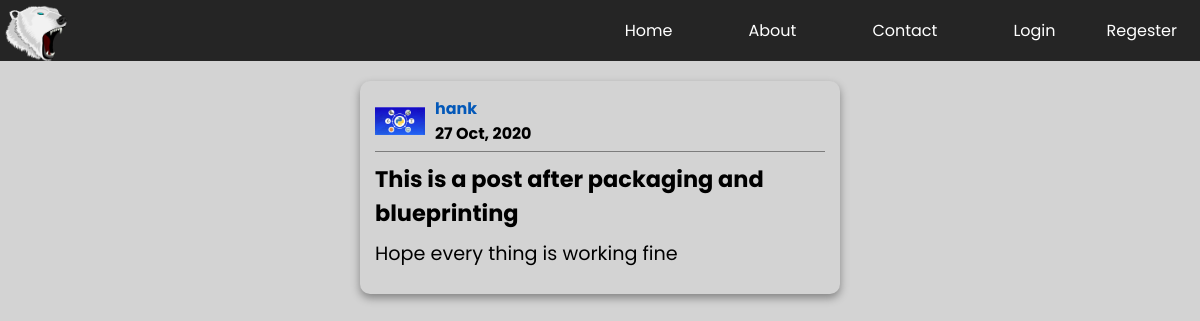
/post/35, run on an earlier commit of the app's database.
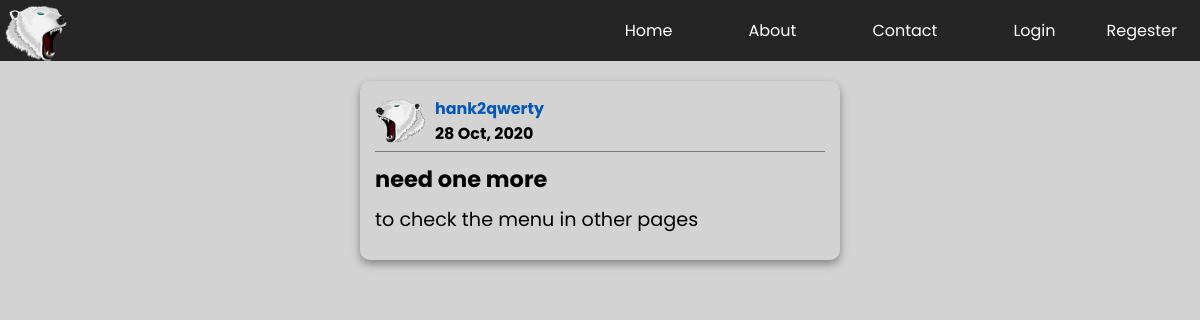
And on a later commit of the database.
### flaskblog/model.py (models this page shows, shortened)
class User(db.Model, UserMixin):
    id = db.Column(db.Integer, primary_key=True)
    username = db.Column(db.String(20), nullable=False, unique=True)
    email = db.Column(db.String(210), nullable=False, unique=True)
    password = db.Column(db.String(60), nullable=False)
    profile_img = db.Column(
        db.String(20), nullable=False, default='default.jpg')
    posts = db.relationship("Post", backref='author', lazy=True)

class Post(db.Model):
    id = db.Column(db.Integer, primary_key=True)
    title = db.Column(db.String(250), nullable=False)
    post_date = db.Column(db.DateTime, nullable=False,
                          default=datetime.utcnow)
    content = db.Column(db.Text, nullable=False)
    user_id = db.Column(db.Integer, db.ForeignKey('user.id'), nullable=False)

### flaskblog/posts/routes.py (the view)
@posts.route("/post/<int:post_id>")
def post(post_id):
    post = Post.query.get_or_404(post_id)
    return render_template('post.html', title=post.title, post=post)

### flaskblog/templates/post.html (shortened to what this page needs)
{%extends "layout.html"%} {% block style%}
<link
    rel="stylesheet"
    href="{{
url_for('static', filename='styles/post.css') }}"
/>
{%endblock style%} {%block title%} {{title}} {% endblock title%} {% block main %}
<div class="post" id="{{post.id}}">
    <div class="user-info">
        <div class="img-cont">
            <img
                class="circle"
                src="{{url_for('static', filename='images/profiles/' + post.author.profile_img)}}"
            />
        </div>
        <div class="text">
            <h5>
                {%if current_user == post.author%}
                <a href="{{url_for('users.account')}}">{{post.author.username}}</a>
                {%else%}
                <a href="{{url_for('users.user', username=post.author.username)}}"
                    >{{post.author.username}}</a
                >
                {%endif%}
            </h5>
            <h5>{{post.post_date.strftime("%d %b, %Y") }}</h5>
        </div>
    </div>
    <h3 class="post-title">{{post.title}}</h3>
    <p>{{post.content}}</p>
</div>
{%endblock main%}

What changed in the data, as far as the page shows it:
no longer on this page (row unchanged): User: profile_img (picture), author.username "hank"
now on this page (row unchanged): User: profile_img (picture), author.username "hank2qwerty"
changed Post: post_date "27 Oct, 2020" → "28 Oct, 2020"; title "This is a post after packaging and blueprinting" → "need one more"; content "Hope every thing is working fine" → "to check the menu in other pages"
